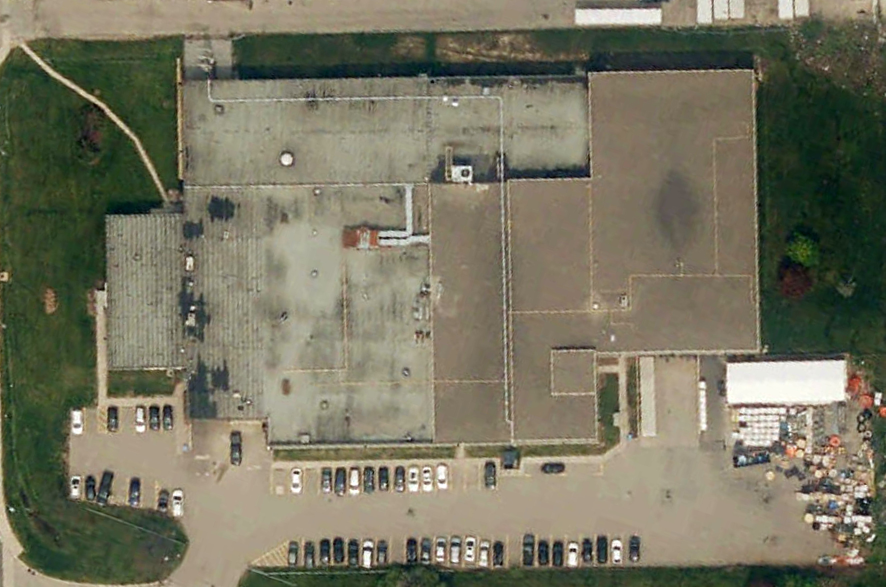
#> input picture data/ortho.jpg, 2656 x 1760 px, found by its file name (shown at 1/3 size)
$ python ortho_tex.py
#> lines starting #> are read from the running program, lines starting #| are printed output that depends on the picture
import numpy as np
from PIL import Image, ImageFilter, ImageEnhance
from scipy.ndimage import map_coordinates
src=np.asarray(Image.open('ortho.jpg')).astype(np.float32)/255; S=src.shape[0]; px=400/S
#> after `S = src.shape[0]`: S = 1760
#> after `px = 400 / S`: px = 0.227
UA,UB,VA,VB=-14.0,152.0,-64.0,46.0; res=0.0625
W=int(round((UB-UA)/res)); H=int(round((VB-VA)/res))
th=np.radians(18)
uu=UA+(np.arange(W)+0.5)*res; vv=VB-(np.arange(H)+0.5)*res
U,V=np.meshgrid(uu,vv)
x=U*np.cos(th)-V*np.sin(th); y=U*np.sin(th)+V*np.cos(th)
col=(x+200)/px-0.5; row=(200-y)/px-0.5
out=np.stack([map_coordinates(src[...,k],[row,col],order=3,mode='nearest') for k in range(3)],-1).clip(0,1)
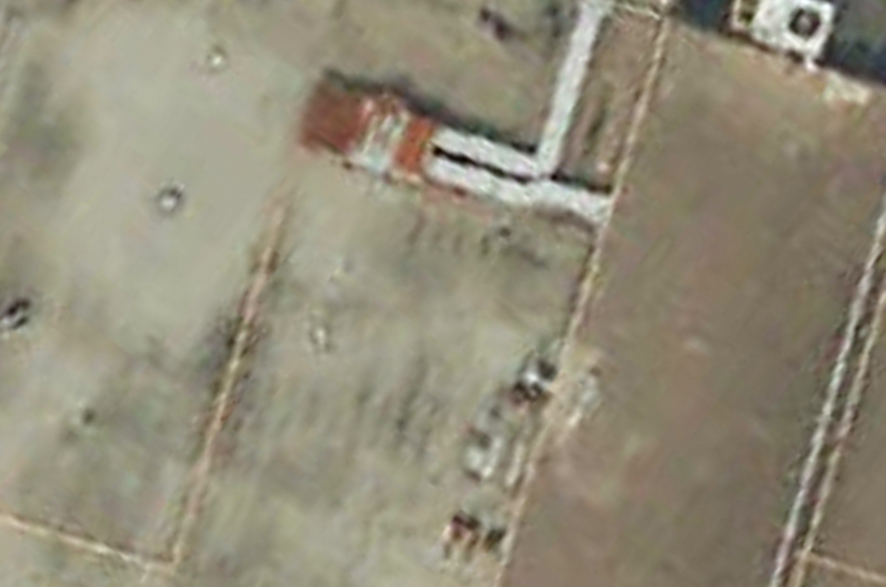
#> out: shape (1760, 2656, 3) float32 (shown at 1/3 size); mean R, G, B 0.573, 0.553, 0.474
# dehaze / levels: per-channel stretch on robust percentiles, shared so neutrals stay neutral
lo=np.percentile(out,0.3,axis=(0,1))*0.85; hi=np.minimum(1,np.percentile(out,99.8,axis=(0,1))*1.02)
#> after `lo = np.percentile(out, 0.3, axis=(0, 1)) * 0.85`: lo = [0.184, 0.183, 0.154]
#> after `hi = np.minimum(1, np.percentile(out, 99.8, axis=(0, 1)) * 1.02)`: hi = [0.877, 0.89, 0.862]
lo_s=lo.mean()*0.6+lo*0.4; hi_s=hi.mean()*0.5+hi*0.5   # mostly shared, slight white balance
#> after `lo_s = lo.mean() * 0.6 + lo * 0.4`: lo_s = [0.178, 0.178, 0.166]
#> after `hi_s = hi.mean() * 0.5 + hi * 0.5`: hi_s = [0.876, 0.883, 0.869]
out=((out-lo_s)/(hi_s-lo_s)).clip(0,1)
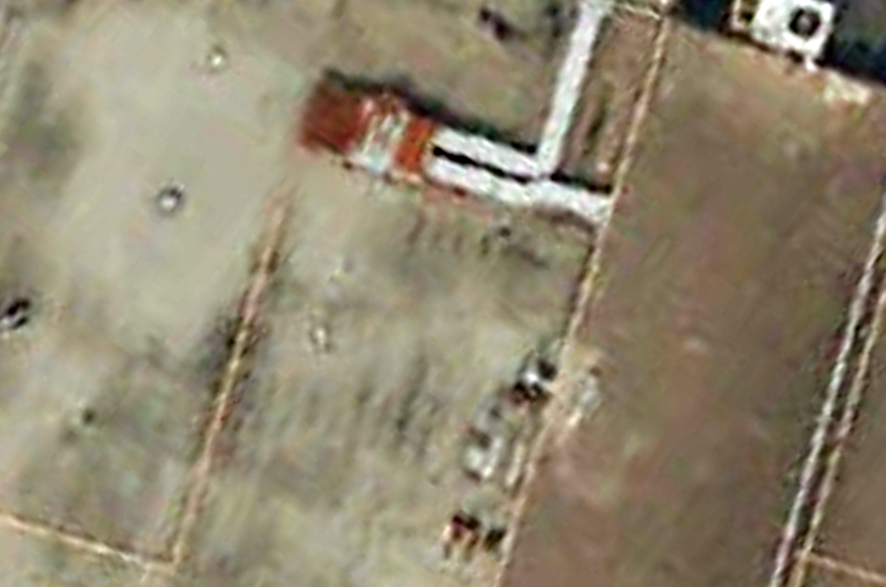
#> out: shape (1760, 2656, 3) float64 (shown at 1/3 size); mean R, G, B 0.569, 0.53, 0.44
out=out**1.0
im=Image.fromarray((out*255+0.5).astype(np.uint8))
im=ImageEnhance.Color(im).enhance(1.03)
im=ImageEnhance.Contrast(im).enhance(1.0)
# two-scale sharpening: fine detail then local contrast
im=im.filter(ImageFilter.UnsharpMask(radius=1.4,percent=55,threshold=3))
im=im.filter(ImageFilter.UnsharpMask(radius=10,percent=10,threshold=0))
im.save('/home/claude/site-viewer/data/ortho.jpg',quality=90,optimize=True,progressive=True,subsampling=0)
print(W,H)
c=im.crop((80*16//1-0,0,0,0)) if False else None
# preview crop near the porch for checking: u 0..30, v -20..10
x0=int((0-UA)/res); y0=int((VB-10)/res)
im.crop((x0,y0,x0+480,y0+480)).save('tex_check.png')
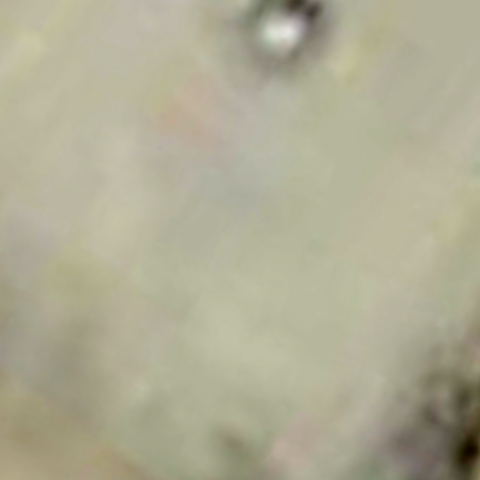
#> saved as tex_check.png: PIL image 480x480 RGB; mean R, G, B 174.9, 172.3, 148.4
Image.fromarray((src[(S//2-300):(S//2+180), (S//2-100):(S//2+380)]*255).astype(np.uint8)).save('tex_before.png')
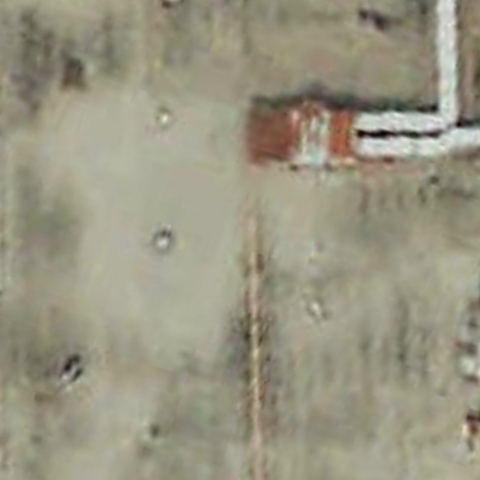
#> saved as tex_before.png: PIL image 480x480 RGB; mean R, G, B 153.4, 149.8, 129.7
